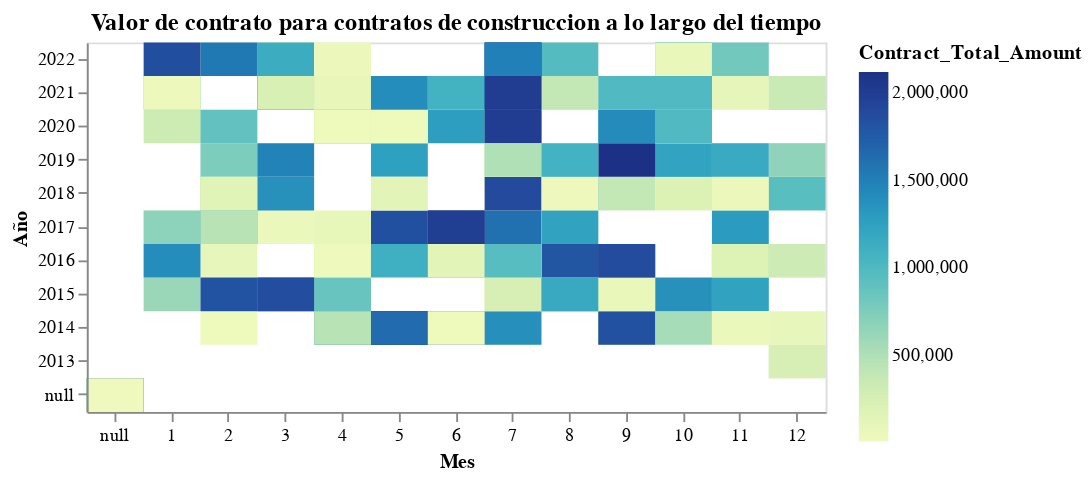

Notebook cell for this chart:
### Code cell
#Valor de contrato para contratos de construccion a lo largo del tiempo

g=alt.Chart(source_Const).mark_rect().encode(
    alt.X("month:O", title = "Mes", axis = alt.Axis(labelAngle = 0)),
    alt.Y('year:O', title = "Año", sort="-y"),
    alt.Color('Contract_Total_Amount:Q', title = "Contract_Total_Amount"),
    tooltip=['year', 'month', 'Contract_Total_Amount']
).properties(title={
    "text": ["Valor de contrato para contratos de construccion a lo largo del tiempo"], 
    "color": "black",
    "subtitleColor": "grey"},
             width=400, height=200)
g

### Figure 1 — Vega-Lite specification as saved in the notebook (floating-point values rounded to 4 significant figures; data arrays with more than 128 entries replaced by an {"elided": "..."} marker saying what was removed)
{"config": {"view": {"continuousWidth": 300, "continuousHeight": 300}}, "data": {"name": "data-49b5a86f93f2cdaaff1312bd1c3eccea"}, "mark": {"type": "rect"}, "encoding": {"color": {"field": "Contract_Total_Amount", "title": "Contract_Total_Amount", "type": "quantitative"}, "tooltip": [{"field": "year", "type": "quantitative"}, {"field": "month", "type": "quantitative"}, {"field": "Contract_Total_Amount", "type": "quantitative"}], "x": {"axis": {"labelAngle": 0}, "field": "month", "title": "Mes", "type": "ordinal"}, "y": {"field": "year", "sort": "-y", "title": "Año", "type": "ordinal"}}, "height": 200, "title": {"text": ["Valor de contrato para contratos de construccion a lo largo del tiempo"], "color": "black", "subtitleColor": "grey"}, "width": 400, "$schema": "https://vega.github.io/schema/vega-lite/v5.14.1.json", "datasets": {"data-49b5a86f93f2cdaaff1312bd1c3eccea": {"elided": "185 records"}}}
